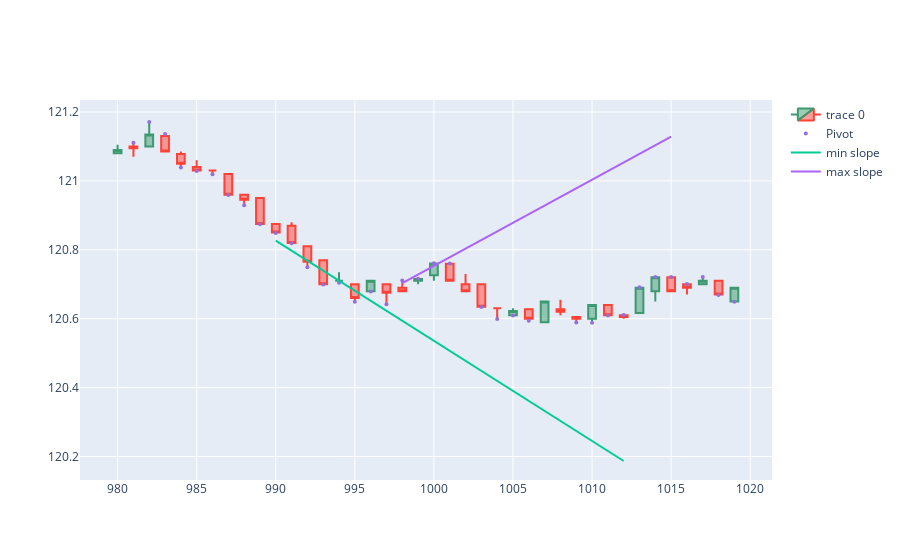

Here is the notebook cell this chart was saved with:
### Code cell
import numpy as np
import matplotlib.pyplot as plt
from scipy.stats import linregress

backcandles = 10
candleid = 1000
maxim = np.array([])
minim = np.array([])
xxmin = np.array([])
xxmax = np.array([])
for i in range(candleid - backcandles, candleid+1):
    if msft_data.iloc[i].Pivot == 1:
        minim = np.append(minim, msft_data.iloc[i].Low)
        xxmin = np.append(xxmin, i)
    if msft_data.iloc[i].Pivot == 2:
        maxim = np.append(maxim, msft_data.iloc[i].High)
        xxmax = np.append(xxmax, i)
slmin, intercmin, rmin, pmin, semin = linregress(xxmin, minim)
slmax, intercmax, rmax, pmax, semax = linregress(xxmax, maxim)
print(rmin, rmax)
dfpl = msft_data[candleid-backcandles-10:candleid+backcandles+10]
fig = go.Figure(data=[go.Candlestick(x=dfpl.index,
                                     open = dfpl['Open'],
                                     high = dfpl['High'],
                                     low = dfpl['Low'],
                                     close = dfpl['Close'])])
fig.add_scatter(x=dfpl.index, y=dfpl['pointpos'], mode="markers",
                marker=dict(size=4, color="MediumPurple"), name='Pivot')

xxmin = np.append(xxmin, xxmin[-1]+15)
xxmax = np.append(xxmax, xxmax[-1]+15)
fig.add_trace(go.Scatter(x=xxmin, y=slmin*xxmin + intercmin, mode='lines', name='min slope'))
fig.add_trace(go.Scatter(x=xxmax, y=slmax*xxmax + intercmax, mode='lines', name='max slope'))
fig.update_layout(xaxis_rangeslider_visible=False)
fig.show()

### Figure 1 — Plotly figure (JSON) as saved in the notebook; plotly's stock layout.template omitted (floating-point values rounded to 4 significant figures)
{"data": [{"close": [121.1, 121.1, 121.1, 121.1, 121.1, 121.0, 121.0, 121.0, 120.9, 120.9, 120.8, 120.8, 120.8, 120.7, 120.7, 120.7, 120.7, 120.7, 120.7, 120.7, 120.8, 120.7, 120.7, 120.6, 120.6, 120.6, 120.6, 120.7, 120.6, 120.6, 120.6, 120.6, 120.6, 120.7, 120.7, 120.7, 120.7, 120.7, 120.7, 120.7], "high": [121.1, 121.1, 121.2, 121.1, 121.1, 121.1, 121.0, 121.0, 121.0, 120.9, 120.9, 120.9, 120.8, 120.8, 120.7, 120.7, 120.7, 120.7, 120.7, 120.7, 120.8, 120.8, 120.7, 120.7, 120.6, 120.6, 120.6, 120.7, 120.7, 120.6, 120.6, 120.6, 120.6, 120.7, 120.7, 120.7, 120.7, 120.7, 120.7, 120.7], "low": [121.1, 121.1, 121.1, 121.1, 121.0, 121.0, 121.0, 121.0, 120.9, 120.9, 120.8, 120.8, 120.8, 120.7, 120.7, 120.7, 120.7, 120.6, 120.7, 120.7, 120.7, 120.7, 120.7, 120.6, 120.6, 120.6, 120.6, 120.6, 120.6, 120.6, 120.6, 120.6, 120.6, 120.6, 120.7, 120.7, 120.7, 120.7, 120.7, 120.7], "open": [121.1, 121.1, 121.1, 121.1, 121.1, 121.0, 121.0, 121.0, 121.0, 120.9, 120.9, 120.9, 120.8, 120.8, 120.7, 120.7, 120.7, 120.7, 120.7, 120.7, 120.7, 120.8, 120.7, 120.7, 120.6, 120.6, 120.6, 120.6, 120.6, 120.6, 120.6, 120.6, 120.6, 120.6, 120.7, 120.7, 120.7, 120.7, 120.7, 120.7], "type": "candlestick", "x": [980, 981, 982, 983, 984, 985, 986, 987, 988, 989, 990, 991, 992, 993, 994, 995, 996, 997, 998, 999, 1000, 1001, 1002, 1003, 1004, 1005, 1006, 1007, 1008, 1009, 1010, 1011, 1012, 1013, 1014, 1015, 1016, 1017, 1018, 1019]}, {"marker": {"color": "MediumPurple", "size": 4}, "mode": "markers", "name": "Pivot", "type": "scatter", "x": [980, 981, 982, 983, 984, 985, 986, 987, 988, 989, 990, 991, 992, 993, 994, 995, 996, 997, 998, 999, 1000, 1001, 1002, 1003, 1004, 1005, 1006, 1007, 1008, 1009, 1010, 1011, 1012, 1013, 1014, 1015, 1016, 1017, 1018, 1019], "y": [null, 121.1, 121.2, 121.1, 121.0, 121.0, 121.0, 121.0, 120.9, 120.9, 120.8, 120.8, 120.7, 120.7, 120.7, 120.6, 120.7, 120.6, 120.7, 120.7, 120.8, 120.8, null, 120.6, 120.6, 120.6, 120.6, null, null, 120.6, 120.6, 120.6, 120.6, 120.7, 120.7, 120.7, 120.7, 120.7, 120.7, 120.6]}, {"mode": "lines", "name": "min slope", "type": "scatter", "x": [990, 991, 992, 993, 994, 995, 996, 997, 1012], "y": [120.8, 120.8, 120.8, 120.7, 120.7, 120.7, 120.7, 120.6, 120.2]}, {"mode": "lines", "name": "max slope", "type": "scatter", "x": [998, 999, 1000, 1015], "y": [120.7, 120.7, 120.8, 121.1]}], "layout": {"xaxis": {"rangeslider": {"visible": false}}}}
